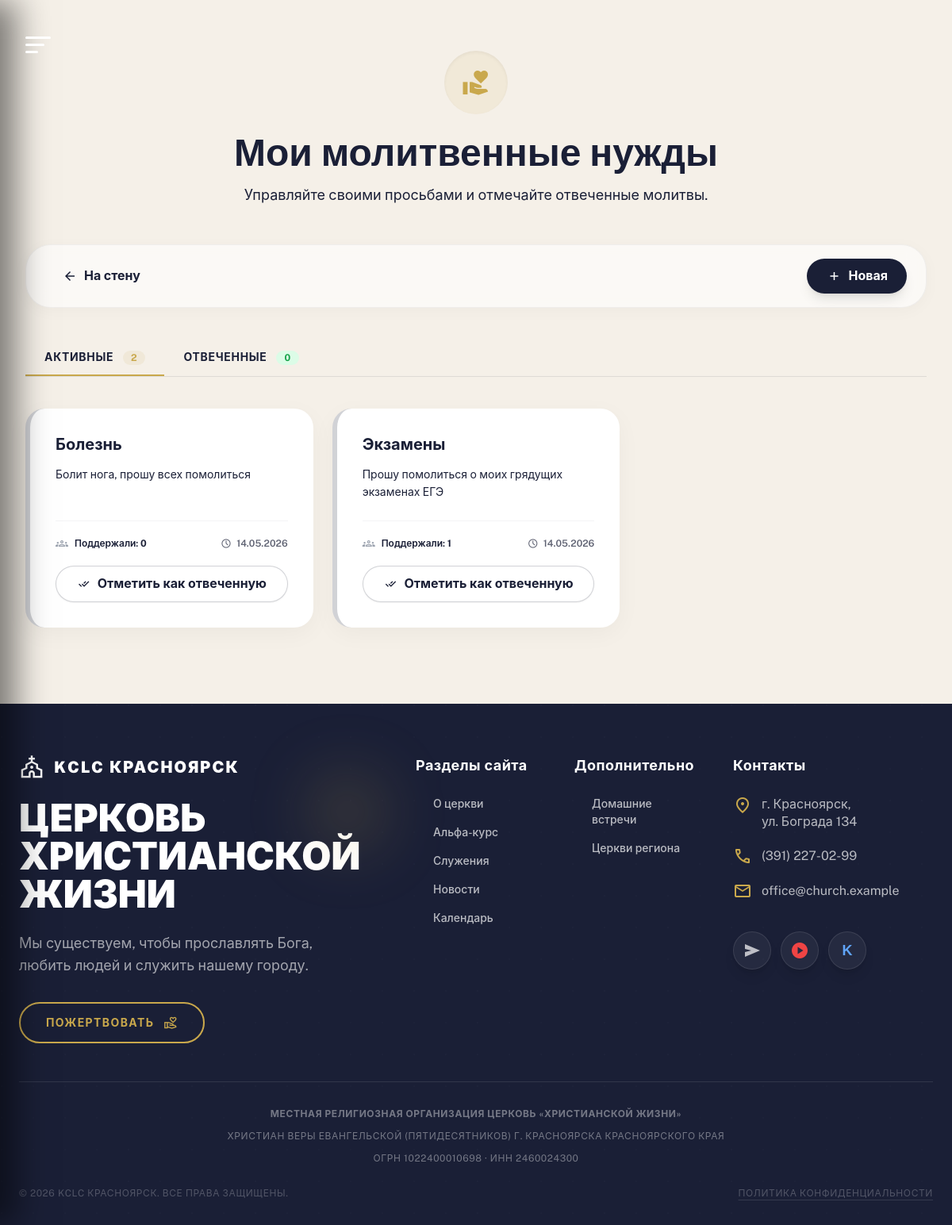
The page /prayer/my/ (signed in) on the database as committed earlier.
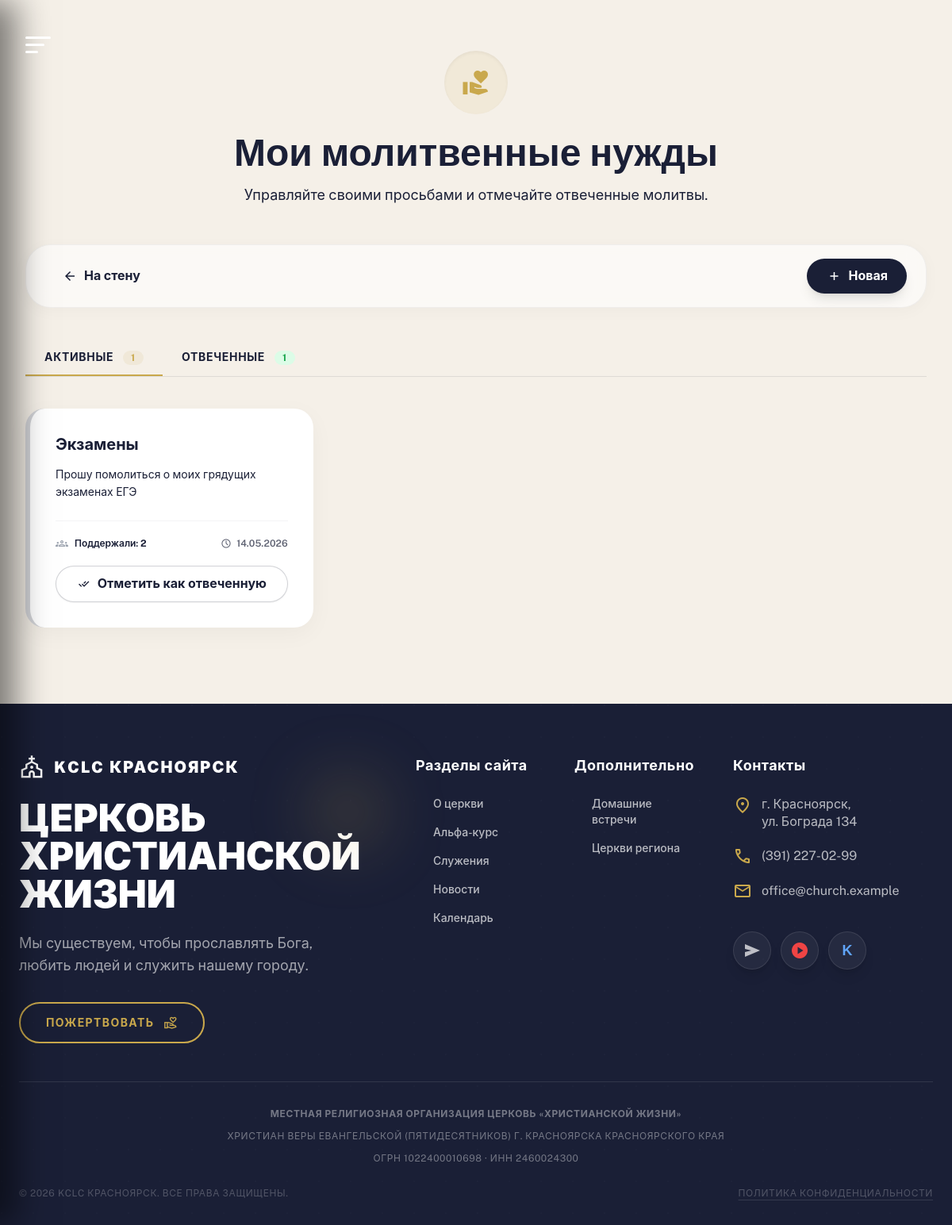
The same page on the database as committed later.
### church_app/models.py (models this page shows, shortened)
class PrayerRequest(models.Model):
    user = models.ForeignKey(User, on_delete=models.CASCADE, verbose_name="Пользователь")
    title = models.CharField(max_length=200, verbose_name="Тема молитвы")
    description = models.TextField(verbose_name="Описание нужды")
    is_answered = models.BooleanField(default=False, verbose_name="Получен ответ")
    prayer_count = models.IntegerField(default=0, verbose_name="Сколько человек молится")
    is_public = models.BooleanField(default=True, verbose_name="Публичная просьба")
    created_at = models.DateTimeField(auto_now_add=True, verbose_name="Создана")
    answered_at = models.DateTimeField(null=True, blank=True, verbose_name="Дата ответа")
    objects = PrayerRequestManager()
    class Meta:
        verbose_name = "Молитвенная нужда"
        verbose_name_plural = "Молитвенные нужды"

### church_app/views_prayer.py (the view)
# urls.py: path('prayer/my/', views_prayer.my_prayers, name='my_prayers'),
@login_required
def my_prayers(request):
    user_prayers = PrayerRequest.objects.filter(user=request.user)
    context = {
        'active_prayers': user_prayers.filter(is_answered=False).order_by('-created_at'),
        'answered_prayers': user_prayers.filter(is_answered=True).order_by('-answered_at'),
        'title': 'Мои молитвы'
    }
    return render(request, 'my_prayers.html', context)

### templates/my_prayers.html (shortened to what the changed rows need)
{% extends 'base.html' %}
{% load static %}
{% block main_class %}flex-grow relative bg-background-light{% endblock %}
{% block content %}
<div class="max-w-7xl mx-auto px-4 sm:px-6 lg:px-8 py-16 pb-24">
    <div class="text-center mb-12">
        <h1 class="text-4xl sm:text-5xl font-display font-bold text-navy mb-4">Мои молитвенные нужды</h1>
    </div>
    <div class="flex border-b border-navy/10 mb-10" role="tablist">
        <button
            class="tab-btn active px-6 py-3 font-bold text-sm uppercase tracking-wider text-navy border-b-2 border-primary transition-colors"
            data-tab="active"
            role="tab"
            aria-selected="true"
            id="tab-active"
        >
            Активные
            <span class="ml-2 px-2.5 py-0.5 rounded-full bg-primary/10 text-primary text-xs">{{ active_prayers|length }}</span>
        </button>
        <button
            class="tab-btn px-6 py-3 font-bold text-sm uppercase tracking-wider text-txt-sub border-b-2 border-transparent hover:text-navy transition-colors"
            data-tab="answered"
            role="tab"
            aria-selected="false"
            id="tab-answered"
        >
            Отвеченные
            <span class="ml-2 px-2.5 py-0.5 rounded-full bg-green-100 text-green-600 text-xs">{{ answered_prayers|length }}</span>
        </button>
    </div>
    <div id="tab-content-active" class="tab-content" role="tabpanel" aria-labelledby="tab-active">
        <div class="grid grid-cols-1 md:grid-cols-2 lg:grid-cols-3 gap-6 xl:gap-8">
            {% for prayer in active_prayers %}
            <div class="group flex flex-col bg-white rounded-3xl p-6 sm:p-8 shadow-[0_8px_30px_rgba(0,0,0,0.04)] border-l-[6px] border-navy/20 hover:border-navy hover:shadow-[0_20px_40px_rgba(0,0,0,0.08)] transition-all duration-300 hover:-translate-y-1.5 focus-within:ring-2 focus-within:ring-primary/50 relative">
                <div class="flex-grow">
                    <h3 class="text-xl font-bold text-navy mb-3 leading-snug group-hover:text-primary transition-colors">{{ prayer.title }}</h3>
                    <p class="text-txt-sub text-sm leading-relaxed mb-6">{{ prayer.description|linebreaksbr }}</p>
                </div>
                <div class="flex flex-col mt-auto pt-5 border-t border-gray-100 gap-4">
                    <div class="flex items-center justify-between text-xs font-semibold text-txt-sub">
                        <div class="flex items-center gap-2">
                            <span class="material-symbols-outlined text-[16px] text-gray-400">groups</span>
                            <span>Поддержали: <span class="text-navy font-bold">{{ prayer.prayer_count }}</span></span>
                        </div>
                        <div class="flex items-center gap-1.5 opacity-70">
                            <span class="material-symbols-outlined text-[14px]">schedule</span>
                            <span>{{ prayer.created_at|date:"d.m.Y" }}</span>
                        </div>
                    </div>
                    <div class="mt-1">
                        <form method="post" action="{% url 'prayer_toggle_answered' prayer.id %}">
                            <button type="submit" class="w-full flex justify-center items-center gap-2 py-2.5 rounded-xl font-bold transition-all duration-300 active:scale-[0.98] border bg-white text-navy hover:bg-navy hover:text-white border-navy/20 hover:border-transparent shadow-sm">
                                <span class="material-symbols-outlined text-[18px]">done_all</span>
                                <span>Отметить как отвеченную</span>
                            </button>
                        </form>
                    </div>
                </div>
            </div>
            {% endfor %}
        </div>
    </div>
</div>
{% endblock %}

Rows that differ between the two databases and show on the page:
no longer on this page (row edited): PrayerRequest: title "Болезнь", description "Болит нога, прошу всех помолиться", prayer_count "0", created_at "14.05.2026"
changed PrayerRequest "Экзамены": prayer_count "1" → "2"
Other text that changed with them:
{{ active_prayers|length }}: "2" → "1"
{{ answered_prayers|length }}: "0" → "1"
